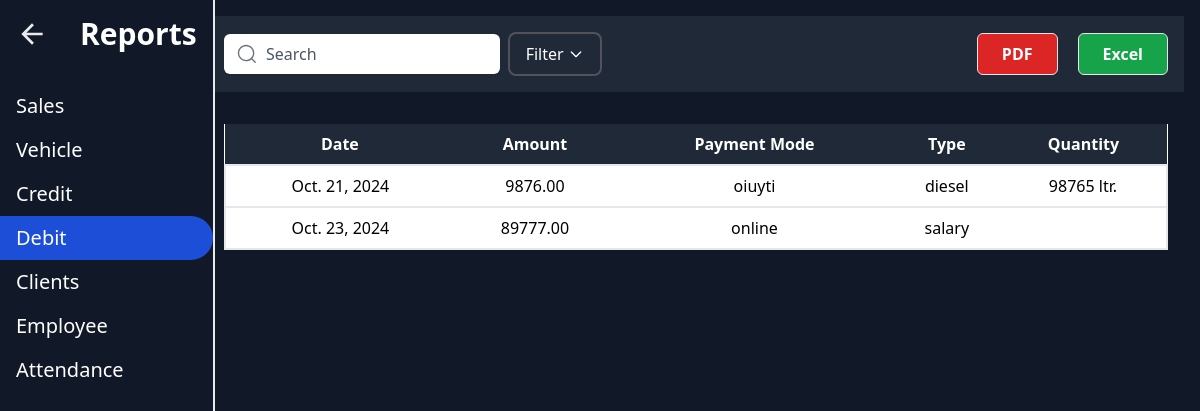
The page /reports/debit_report/ on the database its author committed.
### myapp/models.py (models this page shows, shortened)
class BaseModel(models.Model):
    created_at = models.DateTimeField(auto_now_add=True)
    updated_at = models.DateTimeField(auto_now=True)
    class Meta:
        abstract = True

class DebitTracking(BaseModel):
    date = models.DateField(auto_now_add=True)
    amount = models.DecimalField(max_digits=10, decimal_places=2)
    payment_mode = models.CharField(max_length=50)  # e.g., Cash, Bank Transfer
    type = models.CharField(max_length=100)  # e.g., Client, Employee
    quantity = models.IntegerField(null=True, blank=True)
    description = models.CharField(max_length=255)  # e.g., Salary, Purchase

### myapp/views.py (the view, shortened to what this page needs)
# urls.py: path('reports/debit_report/', views.debit_report, name='debit_report'),
def debit_report(request):
    if request.method == "GET":
        debits = DebitTracking.objects.all()
        search  = request.GET.get("search")
        from_date = request.GET.get("from_date")
        to_date = request.GET.get("to_date")
        if from_date:
            debits = debits.filter(created_at__gte=from_date)
        if to_date:
            debits = debits.filter(created_at__lte=to_date)
        context = {"debits": debits}
        return render(request, "reports/debit_report.html", context=context)
    return render(request, "reports/debit_report.html")

### templates/reports/debit_report.html (shortened to what this page needs)
{% extends "reports.html" %}
{% block content %}
{% load static %}
<body class="bg-gray-900">
    <div class="p-4 bg-gray-800 mb-4">
        <div class="flex justify-between items-center w-full text-black">
            <div class="flex items-center space-x-2 w-2/5 justify-center">
                <form method="GET" class="group relative w-full" autocomplete="off">
                    <div>
                        <input placeholder="Search" name="search" type="search" value="{{ request.GET.search }}" class="w-full font-lg pl-10 h-10 rounded-md border-2 border-transparent text-gray-900 placeholder-gray-600 focus:ring-2 focus:ring-green-400 focus:border-transparent transition duration-300 ease-in-out shadow-sm">
                    </div>
                </form>
                <div class="ml-3 px-4 py-2 border-2 border-zinc-600 bg-gray-800 hover:bg-zinc-600 rounded-lg text-white cursor-pointer flex items-center space-x-1"
                    onclick="toggleAccordion()">
                    <span>Filter</span>
                    <svg class="w-4 h-4" fill="none" stroke="currentColor" viewBox="0 0 24 24"
                        xmlns="http://www.w3.org/2000/svg">
                        <path stroke-linecap="round" stroke-linejoin="round" stroke-width="2" d="M19 9l-7 7-7-7"></path>
                    </svg>
                </div>
            </div>
            <div class="flex space-x-5 ml-auto">
                <button
                    class="border bg-red-600 hover:bg-red-700 text-white font-bold py-2 px-6 rounded-md focus:outline-none focus:ring focus:ring-red-500">
                    PDF
                </button>
                <button
                    class="border bg-green-600 hover:bg-green-700 text-white font-bold py-2 px-6 rounded-md focus:outline-none focus:ring focus:ring-green-500">
                    Excel
                </button>
            </div>
        </div>
    </div>
    <div class="p-4">
        <table class="min-w-full bg-white cursor-pointer">
            <thead>
                <tr class="w-full bg-gray-800 text-white">
                    <th class="py-2">Date</th>
                    <th class="py-2">Amount</th>
                    <th class="py-2">Payment Mode</th>
                    <th class="py-2">Type</th>
                    <th class="py-2">Quantity</th>
                </tr>
            </thead>
            <tbody class="theme-toggle">
                 {% for debit in debits %}
                <tr class="text-center hover:bg-yellow-500 border-2">
                    <td class="py-2">{{debit.date}}</td>
                    <td class="py-2">{{debit.amount}}</td>
                    <td class="py-2">{{debit.payment_mode}}</td>
                    <td class="py-2">{{debit.type}}</td>
                    {% if debit.type == "diesel" %}
                    <td class="py-2">{{debit.quantity}} ltr.</td>
                    {% endif %}
                </tr>
                {% endfor %}
            </tbody>
        </table>
    </div>
</body>
{% endblock %}

### rows shown on the page
DebitTracking: date "Oct. 21, 2024", amount "9876.00", payment_mode "oiuyti", type "diesel", quantity "98765"
DebitTracking: date "Oct. 23, 2024", amount "89777.00", payment_mode "online", type "salary"
